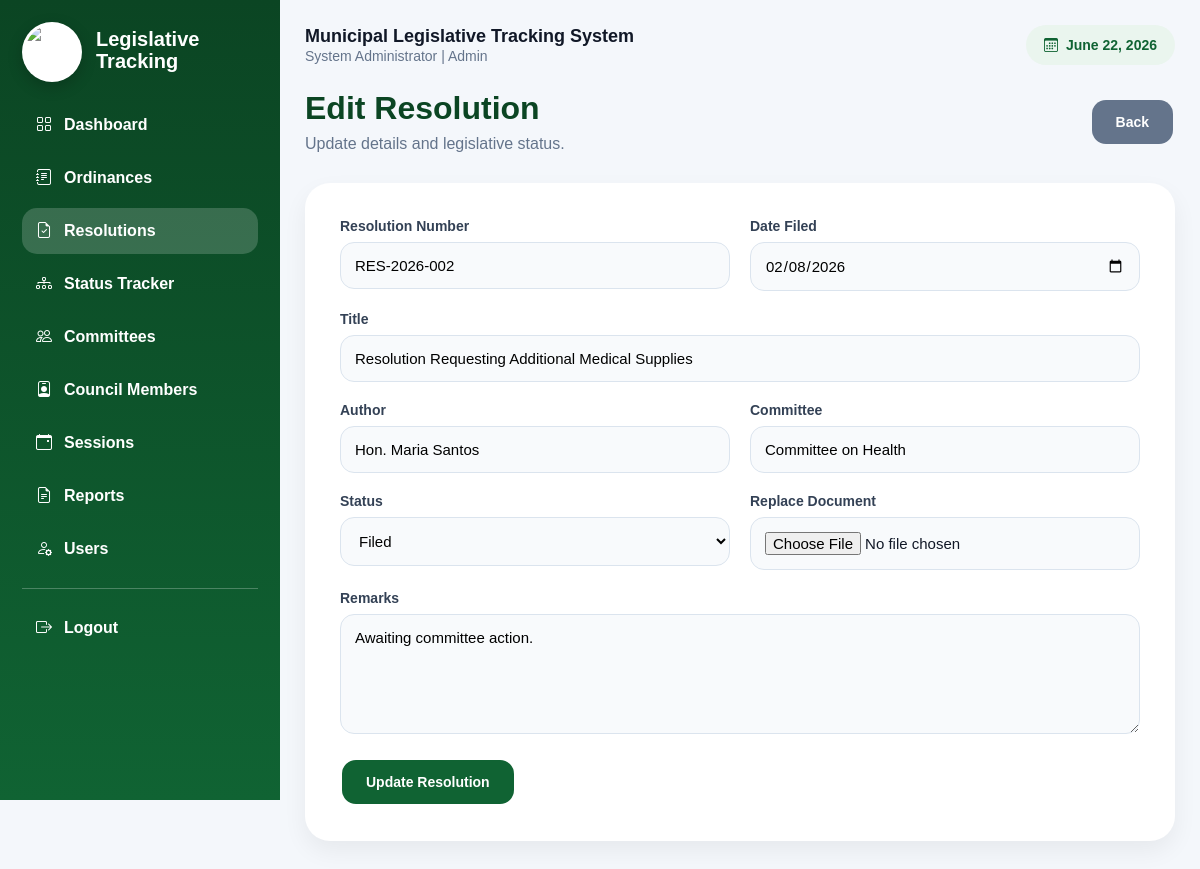
Page /resolutions/edit.php?id=2 (signed in) on the committed database.
### tables this page shows
CREATE TABLE resolutions (
    id INT AUTO_INCREMENT PRIMARY KEY,
    resolution_no VARCHAR(50) NOT NULL,
    title VARCHAR(255) NOT NULL,
    author VARCHAR(150),
    committee VARCHAR(150),
    date_filed DATE,
    status VARCHAR(100) DEFAULT 'Draft',
    file_path VARCHAR(255),
    remarks TEXT,
    created_at TIMESTAMP DEFAULT CURRENT_TIMESTAMP
);

### config.php (called while the page is built, shortened)
<?php
function e($value) {
    return htmlspecialchars($value ?? '', ENT_QUOTES, 'UTF-8');
}
?>

### resolutions/edit.php (the view, shortened to what this page needs)
<?php include "../includes/header.php";
$id=(int)($_GET['id'] ?? 0);
$item=mysqli_fetch_assoc(mysqli_query($conn,"SELECT * FROM resolutions WHERE id=$id"));
$statuses = ['Draft','Filed','Committee Review','First Reading','Second Reading','Public Hearing','Third Reading','Approved','Rejected','Implemented'];
?>
<div class="topbar"><div><h1>Edit Resolution</h1><p class="subtitle">Update details and legislative status.</p></div><a href="index.php" class="btn gray">Back</a></div>
<div class="panel">
<form method="POST" enctype="multipart/form-data" class="form-grid">
  <div><label>Resolution Number</label><input name="no" value="<?= e($item['resolution_no']) ?>" required></div>
  <div><label>Date Filed</label><input type="date" name="date_filed" value="<?= e($item['date_filed']) ?>"></div>
  <div class="form-full"><label>Title</label><input name="title" value="<?= e($item['title']) ?>" required></div>
  <div><label>Author</label><input name="author" value="<?= e($item['author']) ?>"></div>
  <div><label>Committee</label><input name="committee" value="<?= e($item['committee']) ?>"></div>
  <div><label>Status</label><select name="status"><?php foreach($statuses as $s): ?><option <?= $item['status']==$s?'selected':'' ?>><?= $s ?></option><?php endforeach; ?></select></div>
  <div><label>Replace Document</label><input type="file" name="document"><?php if($item['file_path']): ?><small>Current: <a target="_blank" href="/mlts/<?= e($item['file_path']) ?>">View file</a></small><?php endif; ?></div>
  <div class="form-full"><label>Remarks</label><textarea name="remarks"><?= e($item['remarks']) ?></textarea></div>
  <div class="form-full"><button class="btn" name="update">Update Resolution</button></div>
</form>
</div>
<?php include "../includes/footer.php"; ?>

### assets/css/style.css (style rules this page uses)
:root { --primary:#106333; --primary2:#FCD116; --bg:#f4f7fb; --card:#ffffff; --line:#e5e7eb; --text:#111827; --muted:#64748b; --danger:#dc2626; --success:#16a34a; --blue:#2563eb; --gray:#64748b; }
* { box-sizing:border-box;margin:0;padding:0;font-family:Arial,Helvetica,sans-serif }
body { background:var(--bg);color:var(--text) }
a { text-decoration:none;color:var(--primary);font-weight:600 }
.topbar { display:flex;justify-content:space-between;align-items:center;gap:20px;margin-bottom:20px }
.topbar h1,h1 { font-size:32px;font-weight:800;color:#0b4523;margin-bottom:8px }
.subtitle { color:var(--muted);margin-bottom:0 }
.panel { background:white;border-radius:25px;padding:35px;margin-top:30px;margin-bottom:18px;box-shadow:0 10px 25px rgba(0,0,0,.06) }
.form-grid { display:grid;grid-template-columns:repeat(2,1fr);gap:20px }
.form-full { grid-column:1/-1 }
label,.form-label { display:block;margin-bottom:8px;font-size:14px;font-weight:600;color:#334155 }
input,select,textarea,.form-control { width:100%;padding:14px;border:1px solid #dbe4ee;border-radius:14px;font-size:15px;outline:none;transition:.3s;background:#f8fafc }
textarea { min-height:120px }
.btn { display:inline-block;padding:14px 24px;border:none;cursor:pointer;border-radius:14px;font-weight:600;transition:.3s;background:var(--primary);color:white;margin:2px;font-size:14px }
.btn.gray { background:var(--gray) }

### rows in the picture
resolutions: no "RES-2026-002", date_filed "02/08/2026", title "Resolution Requesting Additional Medical Supplies", author "Hon. Maria Santos", committee "Committee on Health", status "Filed", remarks "Awaiting committee action."

### other values in the picture
$_SESSION['fullname'] "System Administrator"
$_SESSION['role'] "Admin"
